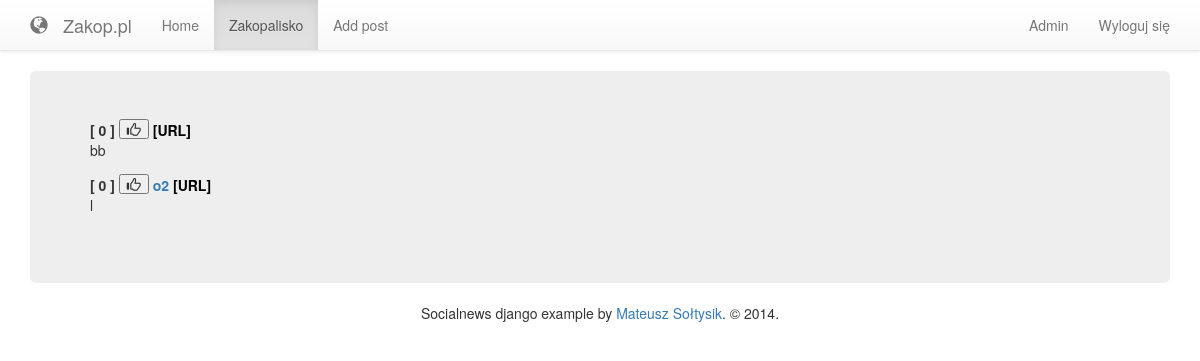
/zakopalisko/ (signed in), run on the app's committed database.
### posts/models.py (models this page shows, shortened)
class Post(models.Model):
    title = models.CharField('Title', max_length=100, blank=False)
    author = models.ForeignKey(User, blank=False)
    url = models.URLField('URL', max_length=100, blank=False)
    submitted_on = models.DateTimeField(auto_now_add=True)
    tags = models.ManyToManyField(Tag)
    descriptions = models.TextField('Descriptions', max_length=100)
    points = models.DecimalField(default=0, max_digits=7, decimal_places=2)
    with_votes = PostVoteCountManager()
    objects = models.Manager()

### posts/views.py (the view)
# urls.py: url(r'^zakopalisko/$', PostListAllView.as_view(), name='lounge'),
class PostListAllView(ListView):
    model = Post
    queryset = Post.with_votes.annotate(count=Count('vote')).exclude(
        count__gte=number_votes_to_main)
    paginate_by = 5
    template_name = "posts/post_list_all.html"
    def get_context_data(self, **kwargs):
        context = super(PostListAllView, self).get_context_data(**kwargs)
        if self.request.user.is_authenticated():
            voted = Vote.objects.filter(voter=self.request.user)
            posts_in_page = [post.id for post in context["object_list"]]
            voted = voted.filter(post_id__in=posts_in_page)
            voted = voted.values_list('post_id', flat=True)
            context["voted"] = voted
        return context

### templates/posts/post_list_all.html (shortened to what this page needs)
{% extends 'base.html' %}
{% block content %}
    <dl>
    {% for post in object_list %}
        <form method="post" action="{% url 'vote' %}" class="vote_form">
            <dt> [ {{ post.votes }} ]
                {% if user.is_authenticated %}
                    {% if post.pk in voted %}
                        <button><span class="glyphicon glyphicon glyphicon-thumbs-up deeppink"></span></button>
                    {% else %}
                        <button><span class="glyphicon glyphicon glyphicon-thumbs-up"></span></button>
                    {% endif %}
                {% endif %}
            <b><a href="{% url 'post_detail' pk=post.pk %}">{{ post.title }}</a></b>
                <a class="seagreen" href="{{ post.url }}" target="_blank">[URL]</a>
            </dt>
            <dd>{{ post.descriptions }}</dd>
        </form>
        {% endfor %}
    </dl>
{% endblock %}

### templates/header.html (shortened to what this page needs)
<div class="navbar navbar-default navbar-static-top" role="navigation">
  <div class="container">
    <div class="navbar-header">
      <a class="navbar-brand nohover"><span class="glyphicon glyphicon-globe"></span></a>
      <a class="navbar-brand" href="{% url 'home' %}">Zakop.pl</a>
    </div>
    <div class="navbar-collapse collapse">
      <ul class="nav navbar-nav">
        <li class="active"><a href="{% url 'home' %}">Home</a></li>
        <li><a href="{% url 'lounge' %}">Zakopalisko</a></li>
        <li><a href="{% url 'create_post' %}">Add post</a></li>
      </ul>
      <ul class="nav navbar-nav navbar-right">
          {% if user.is_authenticated %}
            <li><a href="{% url 'profile' slug=user.username %}">{{ user.username|capfirst }}</a></li>
            <li><a href="{% url 'logout' %}">Wyloguj się</a></li>
          {% else %}
            <li><a href="{% url 'login' %}">Zaloguj się</a></li>
            <li><a href="/accounts/register/">Zarejestruj się</a></li>
          {% endif %}
      </ul>
    </div>
  </div>
</div>

### data on the page
Post: votes "0", descriptions "bb"
Post: votes "0", title "o2", descriptions "l"

### other printed values
{{ user.username|capfirst }} "Admin"
